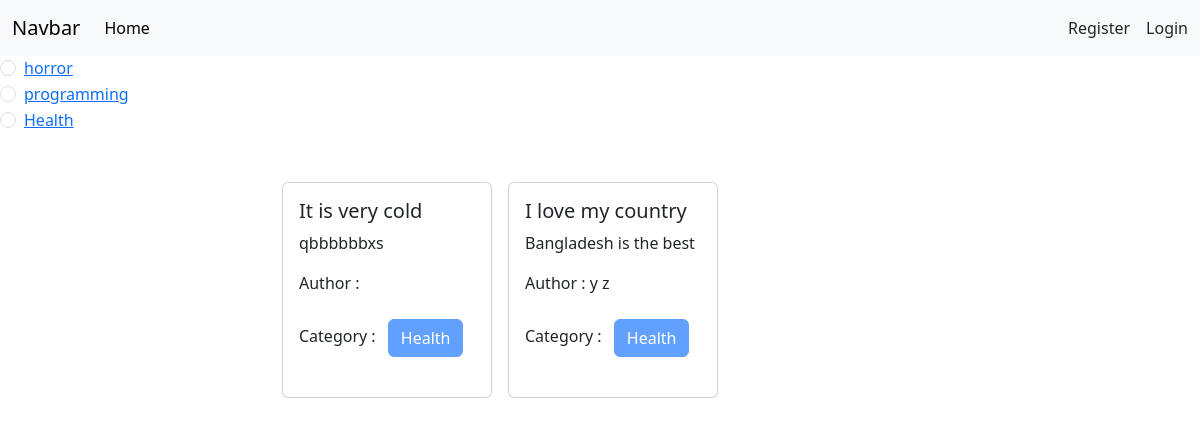
The app's page /category/health/ with its own data.
### categories/models.py (models this page shows, shortened)
class Category(models.Model):
    name = models.CharField(max_length=100)
    slug = models.SlugField(max_length=100,unique=True, null=True, blank=True)

### posts/models.py (models this page shows, shortened)
class Post(models.Model):
    title = models.CharField(max_length=50)
    content = models.TextField()
    category = models.ManyToManyField(Category)
    author = models.ForeignKey(User, on_delete=models.CASCADE)

### blog_project/views.py (the view)
# urls.py: 2. Add a URL to urlpatterns:  path('', views.home, name='home')
def home(request, category_slug=None):
    data = Post.objects.all()
    if category_slug is not None:
        category = Category.objects.get(slug=category_slug)
        data = Post.objects.filter(category=category)
    categories = Category.objects.all()
    return render(request, 'home.html', {'data' : data,'category': categories})

### templates/home.html
{% extends "base.html" %}
{% block content %}
<div>
  <div class="col-2">
    {% for cat  in category %}
    <div class="form-check">
      <input
        type="radio"
        class="form-check-input"
        name="category"
        id="{{cat.id}}"
      />
      <label for="{{cat.id}}" class="form-check-label">
        <a href="{% url "category_wise_post" cat.slug %}">{{cat.name}}</a>
      </label>
    </div>
    {% endfor %}
  </div>
  <div>
    <div class="col-10 d-flex flex-wrap justify-content-center px-5 pt-5">
      {% for post in data %}
      <div class="col-sm-3 mb-3 mb-sm-0">
          <div class="card mx-2">
            <div class="card-body">
              <h5 class="card-title">{{post.title}}</h5>
              <p class="card-text">{{post.content}}</p>
              <p>Author : {{post.author.first_name}} {{post.author.last_name}}</p>
              <p>Category : {% for cat in post.category.all %}
                  <button class="btn btn-primary m-2 disabled">{{cat.name}}</button>
                  {% endfor %}</p>
            </div>
          </div>
        </div>
      {% endfor %}
  </div>
  </div>
</div>
{% endblock  %}

### records on screen
Category: name "horror"
Category: name "programming"
Category: name "Health"
Post: title "It is very cold", content "qbbbbbbxs"
Post: title "I love my country", content "Bangladesh is the best", author.first_name "y", author.last_name "z"
